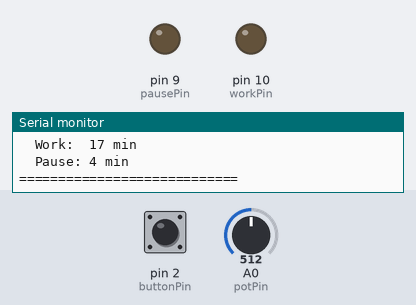
This sketch was run on a simulated Arduino Uno, built with avr-gcc and run on an emulated ATmega328P. Parts: output pins drawn as LEDs (lit = HIGH), the last lines printed to the serial monitor. The test bench sets the inputs (shaded band); at power-on: pin 2 (buttonPin) HIGH, A0 (potPin) = 512.

Above: at 1.5 s.
1.6 s: pin 2 (buttonPin) pulled LOW for 0.15 s
At 2.3 s:
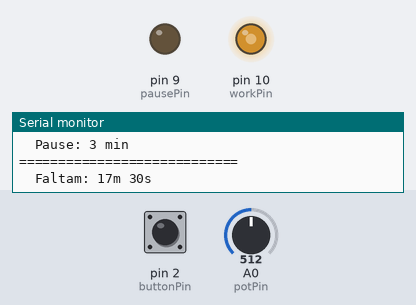
3.4 s: A0 (potPin) set to 716
At 3.7 s:
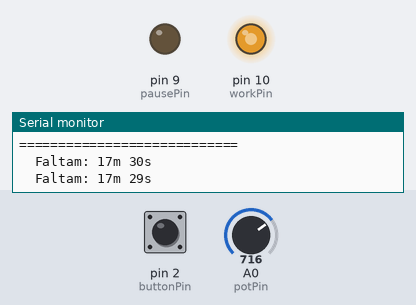
4.9 s: A0 (potPin) set to 306
At 6.0 s:
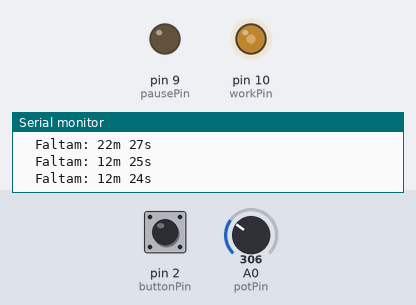
6.4 s: A0 (potPin) set to 40
At 7.1 s:
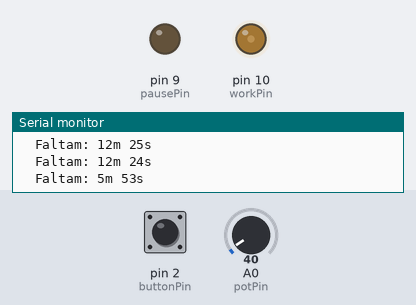
7.9 s: pin 2 (buttonPin) pulled LOW for 1 s
At 9.3 s:
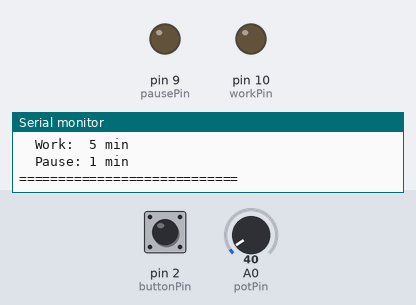
10.4 s: pin 2 (buttonPin) pulled LOW for 3.2 s
At 11.4 s:
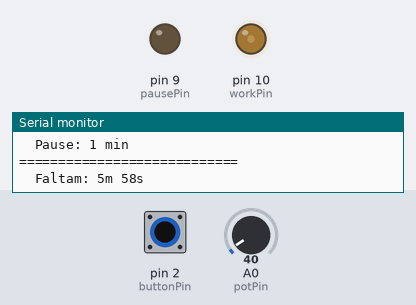
Timing chart, 0 to 13.4 s (numbered marks = the images above; inputs shaded):
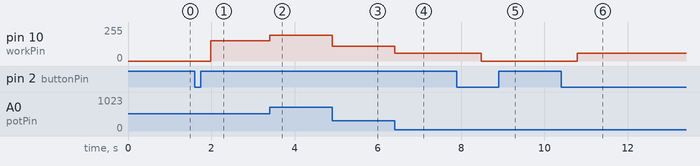

The sketch:

pomodoro_sketch.ino
```cpp
int workPin = 10;
int pausePin = 9;
int buttonPin = 2;
int potPin = A0;
bool loopingAtivo = false;
int ultimoEstadoBotao = HIGH;
unsigned long ultimoTempo = 0;
bool faseWork = true;
unsigned long ultimoPrint = 0;
unsigned long ultimoMenu = 0;
int ultimoWorkMin = -1;

void setup() {
  pinMode(workPin, OUTPUT);
  pinMode(pausePin, OUTPUT);
  pinMode(buttonPin, INPUT_PULLUP);
  Serial.begin(9600);
  limparConsole();
  mostrarMenu();
}

void limparConsole() {
  for (int i = 0; i < 50; i++) Serial.println();
}

void mostrarMenu() {
  unsigned long tempoWork  = map(analogRead(potPin), 0, 1023, 300000, 1800000);
  unsigned long tempoPause = tempoWork / 4;
  int workMin  = tempoWork / 60000;
  int pauseMin = tempoPause / 60000;

  limparConsole();
  Serial.println("============================");
  Serial.println("     POMODORO TIMER");
  Serial.println("============================");
  Serial.println("  Gire o pot para ajustar");
  Serial.println("  Pressione o botao p/ iniciar");
  Serial.println("----------------------------");
  Serial.print("  Work:  "); Serial.print(workMin);  Serial.println(" min");
  Serial.print("  Pause: "); Serial.print(pauseMin); Serial.println(" min");
  Serial.println("============================");

  ultimoWorkMin = workMin;
}

void loop() {
  unsigned long tempoWork  = map(analogRead(potPin), 0, 1023, 300000, 1800000);
  unsigned long tempoPause = tempoWork / 5;
  int workMin = tempoWork / 60000;

  int estadoBotao = digitalRead(buttonPin);
  if (estadoBotao == LOW && ultimoEstadoBotao == HIGH) {
    loopingAtivo = !loopingAtivo;
    ultimoTempo = millis();
    faseWork = true;
    limparConsole();
    if (loopingAtivo) {
      Serial.println("============================");
      Serial.println("     POMODORO INICIADO");
      Serial.println("============================");
      Serial.print("  Work:  "); Serial.print(tempoWork / 60000);  Serial.println(" min");
      Serial.print("  Pause: "); Serial.print(tempoPause / 60000); Serial.println(" min");
      Serial.println("============================");
      Serial.println();
    } else {
      ultimoWorkMin = -1;
      mostrarMenu();
    }
    delay(200);
  }
  ultimoEstadoBotao = estadoBotao;

  if (!loopingAtivo) {
    analogWrite(workPin, 0);
    analogWrite(pausePin, 0);
    if (workMin != ultimoWorkMin && millis() - ultimoMenu >= 300) {
      ultimoMenu = millis();
      mostrarMenu();
    }
    return;
  }

  int brilho = map(analogRead(potPin), 0, 1023, 50, 255);
  unsigned long tempoAtual = faseWork ? tempoWork : tempoPause;
  unsigned long decorrido  = millis() - ultimoTempo;

  if (decorrido >= tempoAtual) {
    ultimoTempo = millis();
    faseWork = !faseWork;
    limparConsole();
    Serial.println(faseWork ? "=== WORK ===" : "=== PAUSE ===");
    Serial.println();
  }

  if (millis() - ultimoPrint >= 1000) {
    ultimoPrint = millis();
    unsigned long restante = (tempoAtual - decorrido) / 1000;
    unsigned long min = restante / 60;
    unsigned long seg = restante % 60;
    Serial.print("  Faltam: ");
    if (min > 0) { Serial.print(min); Serial.print("m "); }
    if (seg < 10) Serial.print("0");
    Serial.print(seg);
    Serial.println("s");
  }

  if (faseWork) {
    analogWrite(workPin, brilho);
    analogWrite(pausePin, 0);
  } else {
    analogWrite(workPin, 0);
    analogWrite(pausePin, brilho);
  }
}
```

Measured:
- after the input at 1.6 s, pin 10 (workPin): 0/255 → 152/255 after 0.39 s
- after the input at 3.4 s, pin 10 (workPin): 152/255 → 193/255 at once
- after the input at 4.9 s, pin 10 (workPin): 193/255 → 111/255 at once
- after the input at 6.4 s, pin 10 (workPin): 111/255 → 58/255 at once
- after the input at 7.9 s, pin 10 (workPin): 58/255 → 0/255 after 0.58 s
- after the input at 10.4 s, pin 10 (workPin): 0/255 → 58/255 after 0.39 s
